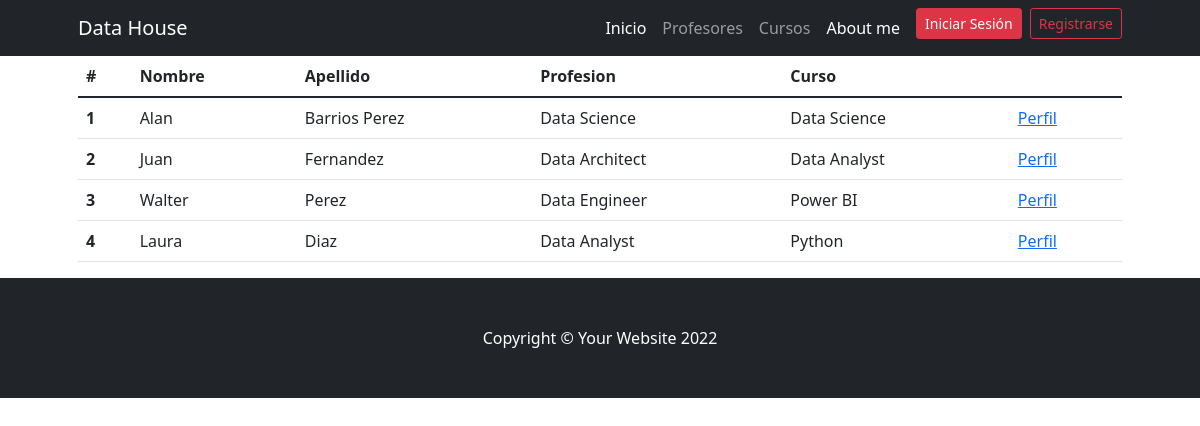
Before: /profesores/list with the older database file.
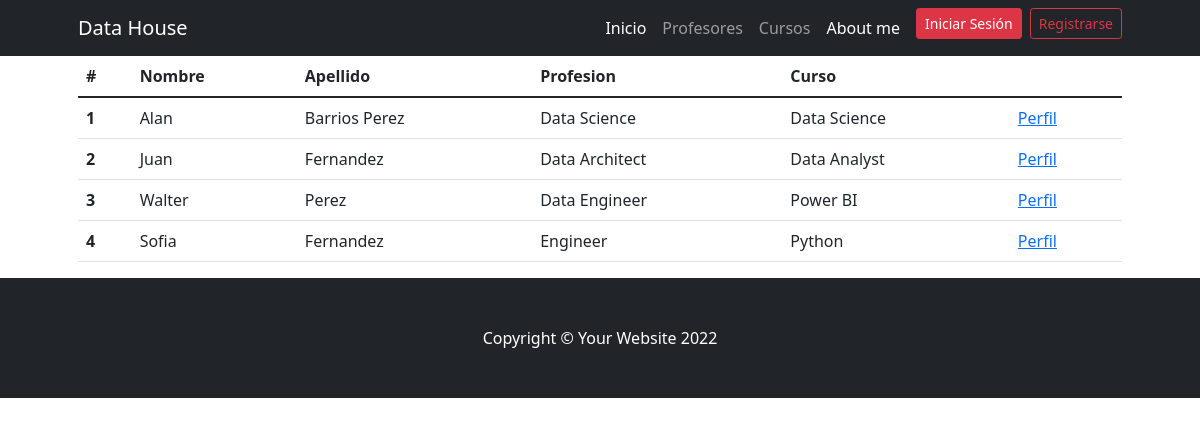
After: the same page with the newer database file.
### AppCoder/models.py (models this page shows)
class Profesor(models.Model):
    nombre = models.CharField(max_length=30)
    apellido = models.CharField(max_length=30)
    email = models.EmailField(blank=True, null=True)
    profesion = models.CharField(max_length=150, blank=True, null=True)
    curso = models.CharField(max_length=30, blank=True, null=True)
    descripcion = models.CharField(max_length=1024, blank=True, null=True)
    class Meta:
        verbose_name_plural = "Profesores"

### AppCoder/views.py (the view)
# urls.py: path('profesores/list', ProfesList.as_view(), name="profe_list"),
class ProfesList(ListView):
    model = Profesor
    template_name = "AppCoder/profesores_list.html"

### AppCoder/templates/AppCoder/profesores_list.html (shortened to what this page needs)
{% extends 'AppCoder/base.html' %}
{% load static %}
{% block contenidoPagina %}
<div class="container px-5">
    <table class="table">
        <thead>
            <tr>
                <th scope="col">#</th>
                <th scope="col">Nombre</th>
                <th scope="col">Apellido</th>
                <th scope="col">Profesion</th>
                <th scope="col">Curso</th>
            </tr>
        </thead>
        <tbody>
            {% for profe in object_list %}
            <tr>
                <th scope="row">{{forloop.counter}}</th>
                <td>{{profe.nombre}}</td>
                <td>{{profe.apellido}}</td>
                <td>{{profe.profesion}}</td>
                <td>{{profe.curso}}</td>
                <td><a href="{% url 'profe_detail' profe.id %}">Perfil</a></td>
            </tr>
            {% endfor %}
        </tbody>
    </table>
</div>
{% endblock %}

### AppCoder/templates/AppCoder/base.html (shortened to what this page needs)
{% load static %}
<!DOCTYPE html>
<html lang="en">
    <head>
        <link href="https://cdn.jsdelivr.net/npm/bootstrap-icons@1.4.1/font/bootstrap-icons.css" rel="stylesheet" />
        <link href="{% static 'css/styles.css' %}" rel="stylesheet" />
    </head>
    <body>
        <nav class="navbar navbar-expand-lg navbar-dark bg-dark">
            <div class="container px-5">
                <a class="navbar-brand" href="{% url 'index' %}">Data House</a>
                <div class="collapse navbar-collapse" id="navbarSupportedContent">
                    <ul class="navbar-nav ms-auto mb-2 mb-lg-0">
                        <li class="nav-item"><a class="nav-link active" aria-current="page" href="{% url 'index' %}">Inicio</a></li>
                        <li class="nav-item"><a class="nav-link" href="{% url 'profe_list' %}">Profesores</a></li>
                        <li class="nav-item"><a class="nav-link" href="{% url 'curso_list' %}">Cursos</a></li>
                        <li class="nav-item"><a class="nav-link active" href="{% url 'about_me' %}">About me</a></li>
                        {% if user.is_authenticated %}
                            <div class="dropdown">
                                <button class="btn btn-danger dropdown-toggle" type="button" id="dropdownMenuButton1" data-bs-toggle="dropdown" aria-expanded="false"><i class="bi bi-person-circle"></i><b>{{user.username}}</b>
                                </button>
                                <ul class="dropdown-menu" aria-labelledby="dropdownMenuButton1">
                                <li><a class="dropdown-item" href="{% url 'editar_perfil' %}">Editar</a></li>
                                <li><a class="dropdown-item" href="{% url 'logout' %}">Cerrar sesión</a></li>
                                </ul>
                            </div>
                        {% else %}
                            <li class="nav-item"><a class="btn btn-danger mx-2 btn-sm" href="{% url 'login' %}">Iniciar Sesión</a></li>
                            <li class="nav-item"><a class="btn btn-outline-danger btn-sm" href="{% url 'register' %}">Registrarse</a></li>
                        {% endif %}
                    </ul>
                </div>
            </div>
        </nav>
        {% block contenidoPagina %}
        {% endblock %}
        <footer class="py-5 bg-dark">
            <div class="container px-5"><p class="m-0 text-center text-white">Copyright &copy; Your Website 2022</p></div>
        </footer>
    </body>
</html>

Changed rows visible on the page:
removed Profesor: nombre "Laura", apellido "Diaz", profesion "Data Analyst", curso "Python"
added Profesor: nombre "Sofia", apellido "Fernandez", profesion "Engineer", curso "Python"
